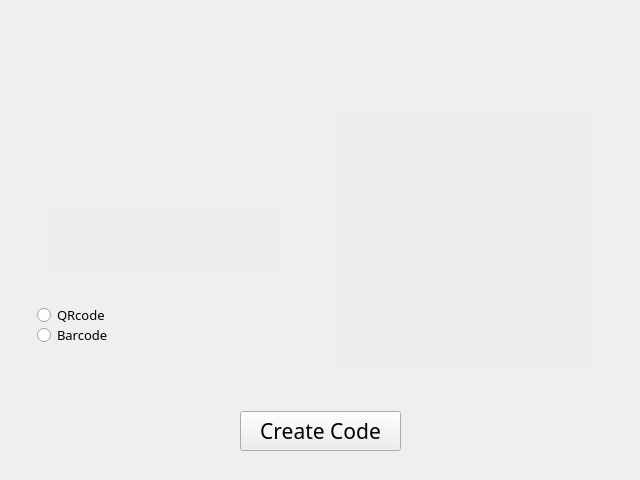
<?xml version="1.0" encoding="UTF-8"?>
<ui version="4.0">
 <class>MainWindow</class>
 <widget class="QMainWindow" name="MainWindow">
  <property name="geometry">
   <rect>
    <x>0</x>
    <y>0</y>
    <width>640</width>
    <height>480</height>
   </rect>
  </property>
  <property name="sizePolicy">
   <sizepolicy hsizetype="Fixed" vsizetype="Fixed">
    <horstretch>3</horstretch>
    <verstretch>0</verstretch>
   </sizepolicy>
  </property>
  <property name="minimumSize">
   <size>
    <width>640</width>
    <height>480</height>
   </size>
  </property>
  <property name="maximumSize">
   <size>
    <width>640</width>
    <height>480</height>
   </size>
  </property>
  <property name="windowTitle">
   <string>pythonexplainedto.me - codegenerator</string>
  </property>
  <widget class="QWidget" name="centralwidget">
   <widget class="QLabel" name="bgapp">
    <property name="geometry">
     <rect>
      <x>0</x>
      <y>0</y>
      <width>640</width>
      <height>480</height>
     </rect>
    </property>
    <property name="autoFillBackground">
     <bool>false</bool>
    </property>
    <property name="lineWidth">
     <number>0</number>
    </property>
    <property name="text">
     <string/>
    </property>
    <property name="pixmap">
     <pixmap>app.png</pixmap>
    </property>
   </widget>
   <widget class="QTextEdit" name="qrtext">
    <property name="geometry">
     <rect>
      <x>45</x>
      <y>205</y>
      <width>241</width>
      <height>71</height>
     </rect>
    </property>
    <property name="font">
     <font>
      <family>Calibri Light</family>
      <pointsize>14</pointsize>
     </font>
    </property>
    <property name="styleSheet">
     <string notr="true">background-color: rgb(238, 238, 238);
gridline-color: rgb(238, 238, 238);
border-color: rgb(238, 238, 238);
selection-color: rgb(238, 238, 238);</string>
    </property>
    <property name="frameShape">
     <enum>QFrame::NoFrame</enum>
    </property>
    <property name="lineWidth">
     <number>0</number>
    </property>
   </widget>
   <widget class="QLabel" name="qrcode">
    <property name="geometry">
     <rect>
      <x>330</x>
      <y>110</y>
      <width>261</width>
      <height>261</height>
     </rect>
    </property>
    <property name="sizePolicy">
     <sizepolicy hsizetype="Fixed" vsizetype="Fixed">
      <horstretch>0</horstretch>
      <verstretch>0</verstretch>
     </sizepolicy>
    </property>
    <property name="minimumSize">
     <size>
      <width>261</width>
      <height>261</height>
     </size>
    </property>
    <property name="maximumSize">
     <size>
      <width>261</width>
      <height>261</height>
     </size>
    </property>
    <property name="styleSheet">
     <string notr="true">background-color: rgb(238, 238, 238);</string>
    </property>
    <property name="text">
     <string/>
    </property>
   </widget>
   <widget class="QPushButton" name="createqr">
    <property name="geometry">
     <rect>
      <x>240</x>
      <y>411</y>
      <width>161</width>
      <height>40</height>
     </rect>
    </property>
    <property name="font">
     <font>
      <family>Calibri Light</family>
      <pointsize>16</pointsize>
      <kerning>true</kerning>
     </font>
    </property>
    <property name="styleSheet">
     <string notr="true">background-color: rgb(238, 238, 238);
gridline-color: rgb(238, 238, 238);
border-color: rgb(238, 238, 238);
selection-color: rgb(238, 238, 238);</string>
    </property>
    <property name="text">
     <string>Create Code</string>
    </property>
   </widget>
   <widget class="QRadioButton" name="qrbox">
    <property name="geometry">
     <rect>
      <x>37</x>
      <y>307</y>
      <width>91</width>
      <height>16</height>
     </rect>
    </property>
    <property name="font">
     <font>
      <family>Calibri Light</family>
      <pointsize>10</pointsize>
     </font>
    </property>
    <property name="layoutDirection">
     <enum>Qt::LeftToRight</enum>
    </property>
    <property name="text">
     <string>QRcode</string>
    </property>
   </widget>
   <widget class="QRadioButton" name="barbox">
    <property name="geometry">
     <rect>
      <x>37</x>
      <y>327</y>
      <width>91</width>
      <height>16</height>
     </rect>
    </property>
    <property name="font">
     <font>
      <family>Calibri Light</family>
      <pointsize>10</pointsize>
     </font>
    </property>
    <property name="text">
     <string>Barcode</string>
    </property>
   </widget>
  </widget>
 </widget>
 <resources/>
 <connections/>
</ui>
